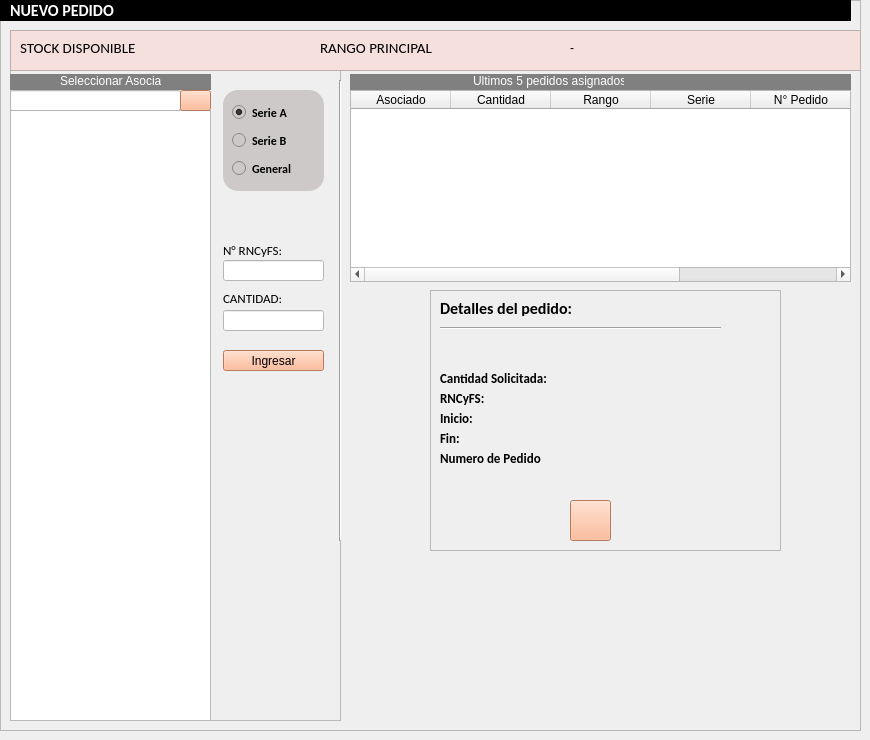
       <widget class="QWidget" name="p_nuevopedido">
        <widget class="QFrame" name="frame_12">
         <property name="geometry">
          <rect>
           <x>0</x>
           <y>0</y>
           <width>861</width>
           <height>731</height>
          </rect>
         </property>
         <property name="frameShape">
          <enum>QFrame::StyledPanel</enum>
         </property>
         <property name="frameShadow">
          <enum>QFrame::Raised</enum>
         </property>
         <widget class="QFrame" name="frame_3">
          <property name="geometry">
           <rect>
            <x>10</x>
            <y>70</y>
            <width>331</width>
            <height>651</height>
           </rect>
          </property>
          <property name="frameShape">
           <enum>QFrame::StyledPanel</enum>
          </property>
          <property name="frameShadow">
           <enum>QFrame::Raised</enum>
          </property>
          <widget class="QPushButton" name="btn_ingresarpedido">
           <property name="geometry">
            <rect>
             <x>213</x>
             <y>280</y>
             <width>101</width>
             <height>21</height>
            </rect>
           </property>
           <property name="styleSheet">
            <string notr="true">QPushButton{
background-color: rgb(255, 170, 127);

}
QPushButton:hover{
background-color: rgb(212, 141, 105);

}</string>
           </property>
           <property name="text">
            <string>Ingresar</string>
           </property>
          </widget>
          <widget class="QLabel" name="label_3">
           <property name="geometry">
            <rect>
             <x>213</x>
             <y>170</y>
             <width>91</width>
             <height>21</height>
            </rect>
           </property>
           <property name="font">
            <font>
             <family>Calibri</family>
             <pointsize>10</pointsize>
            </font>
           </property>
           <property name="text">
            <string>N° RNCyFS:</string>
           </property>
          </widget>
          <widget class="QLabel" name="label_2">
           <property name="geometry">
            <rect>
             <x>213</x>
             <y>220</y>
             <width>101</width>
             <height>16</height>
            </rect>
           </property>
           <property name="font">
            <font>
             <family>Calibri</family>
             <pointsize>10</pointsize>
            </font>
           </property>
           <property name="text">
            <string>CANTIDAD:</string>
           </property>
          </widget>
          <widget class="QLineEdit" name="txt_cantidad">
           <property name="geometry">
            <rect>
             <x>213</x>
             <y>240</y>
             <width>101</width>
             <height>21</height>
            </rect>
           </property>
           <property name="styleSheet">
            <string notr="true">background-color: rgb(255, 255, 255);</string>
           </property>
          </widget>
          <widget class="QLineEdit" name="txt_rncyfs">
           <property name="geometry">
            <rect>
             <x>213</x>
             <y>190</y>
             <width>101</width>
             <height>21</height>
            </rect>
           </property>
           <property name="styleSheet">
            <string notr="true">background-color: rgb(255, 255, 255);</string>
           </property>
          </widget>
          <widget class="QTableWidget" name="tb_asociados_pedidos2">
           <property name="geometry">
            <rect>
             <x>0</x>
             <y>40</y>
             <width>201</width>
             <height>611</height>
            </rect>
           </property>
           <property name="editTriggers">
            <set>QAbstractItemView::NoEditTriggers</set>
           </property>
           <property name="alternatingRowColors">
            <bool>true</bool>
           </property>
           <property name="selectionBehavior">
            <enum>QAbstractItemView::SelectItems</enum>
           </property>
           <attribute name="horizontalHeaderVisible">
            <bool>false</bool>
           </attribute>
           <attribute name="verticalHeaderVisible">
            <bool>false</bool>
           </attribute>
           <column>
            <property name="text">
             <string>Asociado</string>
            </property>
           </column>
          </widget>
          <widget class="QLineEdit" name="txt_buscar_asociados_pedidos">
           <property name="geometry">
            <rect>
             <x>0</x>
             <y>20</y>
             <width>171</width>
             <height>21</height>
            </rect>
           </property>
           <property name="styleSheet">
            <string notr="true">background-color: rgb(255, 255, 255);</string>
           </property>
          </widget>
          <widget class="QPushButton" name="btn_buscarasociado_pedidos">
           <property name="geometry">
            <rect>
             <x>170</x>
             <y>20</y>
             <width>31</width>
             <height>21</height>
            </rect>
           </property>
           <property name="styleSheet">
            <string notr="true">QPushButton{
background-color: rgb(255, 170, 127);

}
QPushButton:hover{
background-color: rgb(212, 141, 105);

}</string>
           </property>
           <property name="text">
            <string/>
           </property>
           <property name="icon">
            <iconset>
             <normaloff>icons/search.png</normaloff>icons/search.png</iconset>
           </property>
           <property name="iconSize">
            <size>
             <width>12</width>
             <height>12</height>
            </size>
           </property>
           <property name="shortcut">
            <string>Return</string>
           </property>
          </widget>
          <widget class="QFrame" name="frame_39">
           <property name="geometry">
            <rect>
             <x>0</x>
             <y>4</y>
             <width>201</width>
             <height>16</height>
            </rect>
           </property>
           <property name="styleSheet">
            <string notr="true">background:grey;
border-radius:15px;
</string>
           </property>
           <property name="frameShape">
            <enum>QFrame::StyledPanel</enum>
           </property>
           <property name="frameShadow">
            <enum>QFrame::Raised</enum>
           </property>
           <widget class="QLabel" name="label_122">
            <property name="geometry">
             <rect>
              <x>50</x>
              <y>-1</y>
              <width>101</width>
              <height>16</height>
             </rect>
            </property>
            <property name="styleSheet">
             <string notr="true">color:rgb(255, 255, 255);</string>
            </property>
            <property name="text">
             <string>Seleccionar Asociado</string>
            </property>
           </widget>
          </widget>
         </widget>
         <widget class="QFrame" name="frame_11">
          <property name="geometry">
           <rect>
            <x>223</x>
            <y>90</y>
            <width>101</width>
            <height>101</height>
           </rect>
          </property>
          <property name="styleSheet">
           <string notr="true">border-radius:15px;
background:#CDC9C9;</string>
          </property>
          <property name="frameShape">
           <enum>QFrame::StyledPanel</enum>
          </property>
          <property name="frameShadow">
           <enum>QFrame::Raised</enum>
          </property>
          <layout class="QVBoxLayout" name="verticalLayout_2">
           <item>
            <widget class="QRadioButton" name="rb_seriea">
             <property name="font">
              <font>
               <family>Calibri</family>
               <weight>75</weight>
               <bold>true</bold>
              </font>
             </property>
             <property name="text">
              <string>Serie A</string>
             </property>
             <property name="checked">
              <bool>true</bool>
             </property>
            </widget>
           </item>
           <item>
            <widget class="QRadioButton" name="rb_serieb">
             <property name="font">
              <font>
               <family>Calibri</family>
               <weight>75</weight>
               <bold>true</bold>
              </font>
             </property>
             <property name="text">
              <string>Serie B</string>
             </property>
            </widget>
           </item>
           <item>
            <widget class="QRadioButton" name="rb_general">
             <property name="font">
              <font>
               <family>Calibri</family>
               <weight>75</weight>
               <bold>true</bold>
              </font>
             </property>
             <property name="text">
              <string>General</string>
             </property>
            </widget>
           </item>
          </layout>
         </widget>
         <widget class="QFrame" name="frame_8">
          <property name="geometry">
           <rect>
            <x>10</x>
            <y>30</y>
            <width>851</width>
            <height>41</height>
           </rect>
          </property>
          <property name="styleSheet">
           <string notr="true">background:#F5E0DE;
</string>
          </property>
          <property name="frameShape">
           <enum>QFrame::StyledPanel</enum>
          </property>
          <property name="frameShadow">
           <enum>QFrame::Raised</enum>
          </property>
          <widget class="QLabel" name="signal_final">
           <property name="geometry">
            <rect>
             <x>580</x>
             <y>10</y>
             <width>121</width>
             <height>16</height>
            </rect>
           </property>
           <property name="font">
            <font>
             <family>Calibri</family>
             <pointsize>14</pointsize>
             <weight>75</weight>
             <bold>true</bold>
            </font>
           </property>
           <property name="text">
            <string/>
           </property>
          </widget>
          <widget class="QLabel" name="label_5">
           <property name="geometry">
            <rect>
             <x>310</x>
             <y>10</y>
             <width>140</width>
             <height>16</height>
            </rect>
           </property>
           <property name="font">
            <font>
             <family>Calibri</family>
             <pointsize>11</pointsize>
            </font>
           </property>
           <property name="text">
            <string>RANGO PRINCIPAL</string>
           </property>
          </widget>
          <widget class="QLabel" name="signal_stock">
           <property name="geometry">
            <rect>
             <x>150</x>
             <y>10</y>
             <width>111</width>
             <height>16</height>
            </rect>
           </property>
           <property name="font">
            <font>
             <family>Calibri</family>
             <pointsize>14</pointsize>
             <weight>75</weight>
             <bold>true</bold>
            </font>
           </property>
           <property name="text">
            <string/>
           </property>
          </widget>
          <widget class="QLabel" name="signal_inicial">
           <property name="geometry">
            <rect>
             <x>460</x>
             <y>10</y>
             <width>121</width>
             <height>16</height>
            </rect>
           </property>
           <property name="font">
            <font>
             <family>Calibri</family>
             <pointsize>14</pointsize>
             <weight>75</weight>
             <bold>true</bold>
            </font>
           </property>
           <property name="text">
            <string/>
           </property>
          </widget>
          <widget class="QLabel" name="signal_inicial_2">
           <property name="geometry">
            <rect>
             <x>560</x>
             <y>10</y>
             <width>16</width>
             <height>16</height>
            </rect>
           </property>
           <property name="text">
            <string>-</string>
           </property>
          </widget>
          <widget class="QLabel" name="label_4">
           <property name="geometry">
            <rect>
             <x>10</x>
             <y>10</y>
             <width>131</width>
             <height>16</height>
            </rect>
           </property>
           <property name="font">
            <font>
             <family>Calibri</family>
             <pointsize>11</pointsize>
            </font>
           </property>
           <property name="text">
            <string>STOCK DISPONIBLE</string>
           </property>
          </widget>
         </widget>
         <widget class="QFrame" name="frame_detallepedido">
          <property name="geometry">
           <rect>
            <x>430</x>
            <y>290</y>
            <width>351</width>
            <height>261</height>
           </rect>
          </property>
          <property name="frameShape">
           <enum>QFrame::StyledPanel</enum>
          </property>
          <property name="frameShadow">
           <enum>QFrame::Raised</enum>
          </property>
          <widget class="QLabel" name="label_25">
           <property name="geometry">
            <rect>
             <x>10</x>
             <y>10</y>
             <width>131</width>
             <height>16</height>
            </rect>
           </property>
           <property name="font">
            <font>
             <family>Calibri</family>
             <pointsize>12</pointsize>
             <weight>75</weight>
             <bold>true</bold>
            </font>
           </property>
           <property name="text">
            <string>Detalles del pedido:</string>
           </property>
          </widget>
          <widget class="Line" name="line">
           <property name="geometry">
            <rect>
             <x>10</x>
             <y>30</y>
             <width>281</width>
             <height>16</height>
            </rect>
           </property>
           <property name="orientation">
            <enum>Qt::Horizontal</enum>
           </property>
          </widget>
          <widget class="QLabel" name="label_26">
           <property name="geometry">
            <rect>
             <x>10</x>
             <y>80</y>
             <width>121</width>
             <height>16</height>
            </rect>
           </property>
           <property name="font">
            <font>
             <family>Calibri</family>
             <pointsize>10</pointsize>
             <weight>75</weight>
             <bold>true</bold>
            </font>
           </property>
           <property name="text">
            <string>Cantidad Solicitada:</string>
           </property>
          </widget>
          <widget class="QLabel" name="label_27">
           <property name="geometry">
            <rect>
             <x>10</x>
             <y>100</y>
             <width>51</width>
             <height>16</height>
            </rect>
           </property>
           <property name="font">
            <font>
             <family>Calibri</family>
             <pointsize>10</pointsize>
             <weight>75</weight>
             <bold>true</bold>
            </font>
           </property>
           <property name="text">
            <string>RNCyFS:</string>
           </property>
          </widget>
          <widget class="QLabel" name="label_28">
           <property name="geometry">
            <rect>
             <x>10</x>
             <y>120</y>
             <width>41</width>
             <height>16</height>
            </rect>
           </property>
           <property name="font">
            <font>
             <family>Calibri</family>
             <pointsize>10</pointsize>
             <weight>75</weight>
             <bold>true</bold>
            </font>
           </property>
           <property name="text">
            <string>Inicio:</string>
           </property>
          </widget>
          <widget class="QLabel" name="label_29">
           <property name="geometry">
            <rect>
             <x>10</x>
             <y>140</y>
             <width>41</width>
             <height>16</height>
            </rect>
           </property>
           <property name="font">
            <font>
             <family>Calibri</family>
             <pointsize>10</pointsize>
             <weight>75</weight>
             <bold>true</bold>
            </font>
           </property>
           <property name="text">
            <string>Fin:</string>
           </property>
          </widget>
          <widget class="QLabel" name="label_30">
           <property name="geometry">
            <rect>
             <x>10</x>
             <y>160</y>
             <width>121</width>
             <height>16</height>
            </rect>
           </property>
           <property name="font">
            <font>
             <family>Calibri</family>
             <pointsize>10</pointsize>
             <weight>75</weight>
             <bold>true</bold>
            </font>
           </property>
           <property name="text">
            <string>Numero de Pedido</string>
           </property>
          </widget>
          <widget class="QLabel" name="signal_cantidad">
           <property name="geometry">
            <rect>
             <x>130</x>
             <y>80</y>
             <width>121</width>
             <height>16</height>
            </rect>
           </property>
           <property name="font">
            <font>
             <family>Calibri</family>
             <pointsize>10</pointsize>
            </font>
           </property>
           <property name="text">
            <string/>
           </property>
          </widget>
          <widget class="QLabel" name="signal_rncyfs">
           <property name="geometry">
            <rect>
             <x>60</x>
             <y>100</y>
             <width>51</width>
             <height>16</height>
            </rect>
           </property>
           <property name="font">
            <font>
             <family>Calibri</family>
             <pointsize>10</pointsize>
            </font>
           </property>
           <property name="text">
            <string/>
           </property>
          </widget>
          <widget class="QLabel" name="signal_inicio">
           <property name="geometry">
            <rect>
             <x>50</x>
             <y>120</y>
             <width>121</width>
             <height>16</height>
            </rect>
           </property>
           <property name="font">
            <font>
             <family>Calibri</family>
             <pointsize>10</pointsize>
            </font>
           </property>
           <property name="text">
            <string/>
           </property>
          </widget>
          <widget class="QLabel" name="signal_fin">
           <property name="geometry">
            <rect>
             <x>40</x>
             <y>140</y>
             <width>151</width>
             <height>16</height>
            </rect>
           </property>
           <property name="font">
            <font>
             <family>Calibri</family>
             <pointsize>10</pointsize>
            </font>
           </property>
           <property name="text">
            <string/>
           </property>
          </widget>
          <widget class="QLabel" name="signal_numpedido">
           <property name="geometry">
            <rect>
             <x>120</x>
             <y>160</y>
             <width>121</width>
             <height>16</height>
            </rect>
           </property>
           <property name="font">
            <font>
             <family>Calibri</family>
             <pointsize>10</pointsize>
            </font>
           </property>
           <property name="text">
            <string/>
           </property>
          </widget>
          <widget class="QPushButton" name="btn_printdetalle">
           <property name="geometry">
            <rect>
             <x>140</x>
             <y>210</y>
             <width>41</width>
             <height>41</height>
            </rect>
           </property>
           <property name="styleSheet">
            <string notr="true">QPushButton{
background-color: rgb(255, 170, 127);

}
QPushButton:hover{
background-color: rgb(212, 141, 105);

}</string>
           </property>
           <property name="text">
            <string/>
           </property>
           <property name="icon">
            <iconset>
             <normaloff>icons/imprimir.png</normaloff>icons/imprimir.png</iconset>
           </property>
           <property name="iconSize">
            <size>
             <width>24</width>
             <height>24</height>
            </size>
           </property>
          </widget>
         </widget>
         <widget class="Line" name="line_4">
          <property name="geometry">
           <rect>
            <x>330</x>
            <y>80</y>
            <width>20</width>
            <height>461</height>
           </rect>
          </property>
          <property name="orientation">
           <enum>Qt::Vertical</enum>
          </property>
         </widget>
         <widget class="QFrame" name="frame_32">
          <property name="geometry">
           <rect>
            <x>0</x>
            <y>0</y>
            <width>851</width>
            <height>21</height>
           </rect>
          </property>
          <property name="styleSheet">
           <string notr="true">background:black;
border-radius:15px;
</string>
          </property>
          <property name="frameShape">
           <enum>QFrame::StyledPanel</enum>
          </property>
          <property name="frameShadow">
           <enum>QFrame::Raised</enum>
          </property>
          <widget class="QLabel" name="label_52">
           <property name="geometry">
            <rect>
             <x>10</x>
             <y>-10</y>
             <width>371</width>
             <height>41</height>
            </rect>
           </property>
           <property name="font">
            <font>
             <family>Calibri</family>
             <pointsize>12</pointsize>
             <weight>75</weight>
             <bold>true</bold>
            </font>
           </property>
           <property name="styleSheet">
            <string notr="true">color:white;
</string>
           </property>
           <property name="text">
            <string>NUEVO PEDIDO</string>
           </property>
          </widget>
         </widget>
         <widget class="QTableWidget" name="tb_pedidos_nuevopedido">
          <property name="geometry">
           <rect>
            <x>350</x>
            <y>90</y>
            <width>501</width>
            <height>192</height>
           </rect>
          </property>
          <property name="editTriggers">
           <set>QAbstractItemView::NoEditTriggers</set>
          </property>
          <property name="alternatingRowColors">
           <bool>true</bool>
          </property>
          <property name="selectionBehavior">
           <enum>QAbstractItemView::SelectRows</enum>
          </property>
          <attribute name="verticalHeaderVisible">
           <bool>false</bool>
          </attribute>
          <column>
           <property name="text">
            <string>Asociado</string>
           </property>
          </column>
          <column>
           <property name="text">
            <string>Cantidad</string>
           </property>
          </column>
          <column>
           <property name="text">
            <string>Rango</string>
           </property>
          </column>
          <column>
           <property name="text">
            <string>Serie</string>
           </property>
          </column>
          <column>
           <property name="text">
            <string>N° Pedido</string>
           </property>
          </column>
          <column>
           <property name="text">
            <string>Fecha</string>
           </property>
          </column>
         </widget>
         <widget class="QFrame" name="frame_45">
          <property name="geometry">
           <rect>
            <x>350</x>
            <y>74</y>
            <width>501</width>
            <height>16</height>
           </rect>
          </property>
          <property name="styleSheet">
           <string notr="true">background:grey;
border-radius:15px;
</string>
          </property>
          <property name="frameShape">
           <enum>QFrame::StyledPanel</enum>
          </property>
          <property name="frameShadow">
           <enum>QFrame::Raised</enum>
          </property>
          <widget class="QLabel" name="label_130">
           <property name="geometry">
            <rect>
             <x>123</x>
             <y>-1</y>
             <width>151</width>
             <height>16</height>
            </rect>
           </property>
           <property name="styleSheet">
            <string notr="true">color:rgb(255, 255, 255);</string>
           </property>
           <property name="text">
            <string>Ultimos 5 pedidos asignados</string>
           </property>
          </widget>
         </widget>
        </widget>
       </widget>
